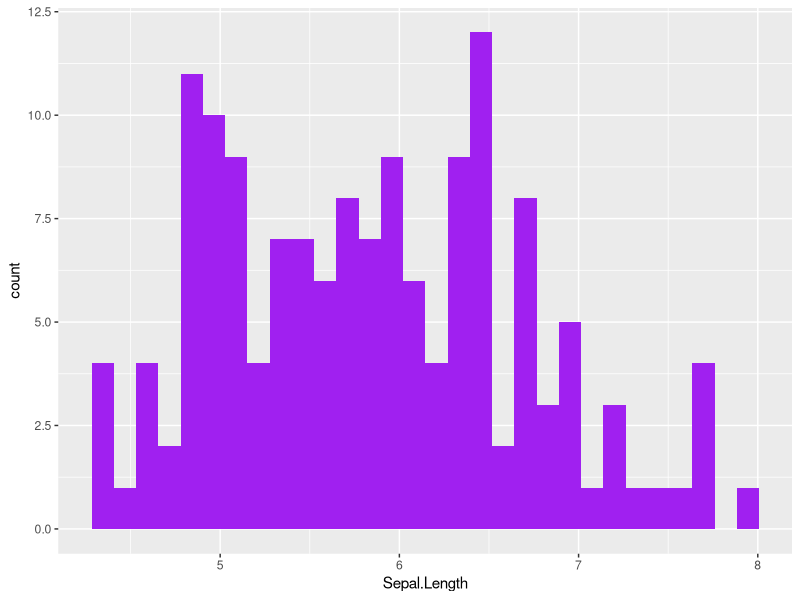

Source code (R):
## ---- chunk 1
knitr::opts_chunk$set(echo = TRUE)
library(tidyverse)
## ---- chunk 2
head(iris)
ggplot(iris, aes(x=Sepal.Length))+
  geom_histogram(fill="purple") -> myplot
ggsave("practice_plot.png", myplot)


